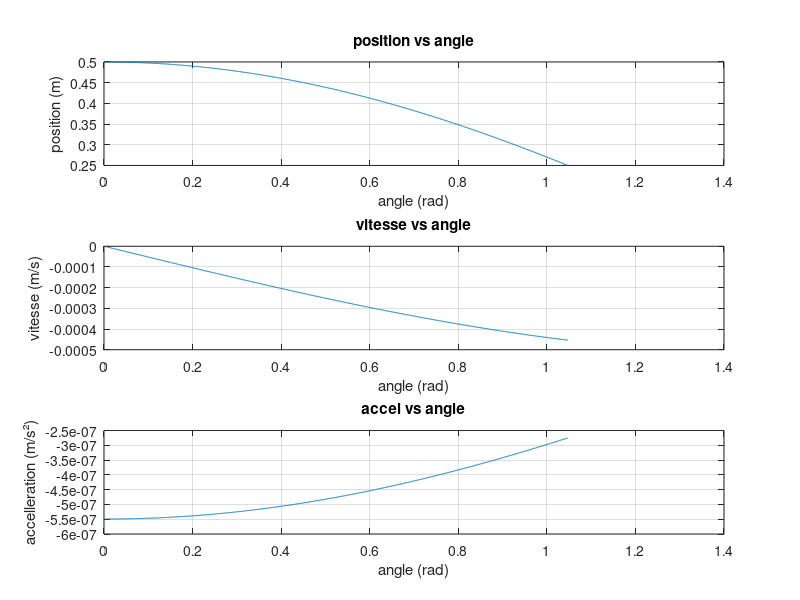
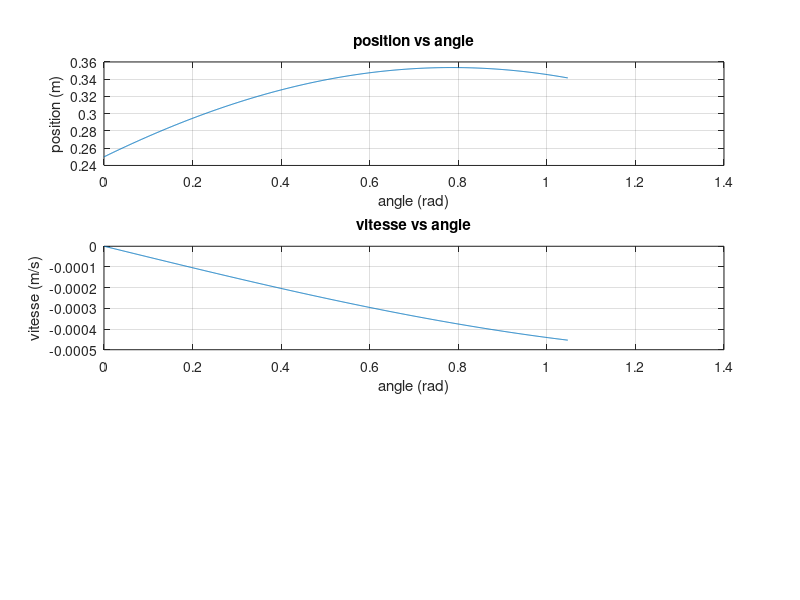

These charts were generated, in order, by the following MATLAB code:
disp('Courbes pour la validation');

nbPlots = 3
nbPoints = 1000

posIni = 0;
posFin = pi/3;
l1 = 0.25;
l2 = 0.25;
vAngOB = 25;

tIni = 0;
tFin = posFin / vAngOB;
t = linspace(tIni, tFin, nbPoints);

teta = vAngOB * t + posIni;

phiX = -teta
posX = (l1 * cos(teta)) + (l2 * cos(phiX))
vX = diff(posX)
aX = diff(vX)

hFig = figure('Name', 'Mouvement horizontal', 'NumberTitle', 'off');
subplot(nbPlots, 1, 1);
plot(teta, posX);
grid on;
title('position vs angle');
xlabel('angle (rad)');
ylabel('position (m)');

subplot(nbPlots, 1, 2);
plot(teta(2:end), vX);
grid on;
title('vitesse vs angle');
xlabel('angle (rad)');
ylabel('vitesse (m/s)');

subplot(nbPlots, 1, 3);
plot(teta(3:end), aX);
grid on;
title('accel vs angle');
xlabel('angle (rad)');
ylabel('accelleration (m/s²)');

phiY = (pi/2) - teta
posX = (l1 * sin(teta)) + (l2 * sin(phiY))
vY = diff(posX)
aY = diff(vX)

vFig = figure('Name', 'Mouvement Vertical', 'NumberTitle', 'off');
subplot(nbPlots, 1, 1);
plot(teta, posX);
grid on;
title('position vs angle');
xlabel('angle (rad)');
ylabel('position (m)');

subplot(nbPlots, 1, 2);
plot(teta(2:end), vX);
grid on;
title('vitesse vs angle');
xlabel('angle (rad)');
ylabel('vitesse (m/s)');


